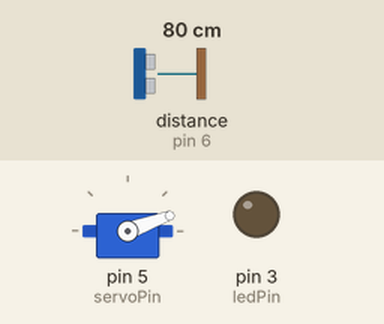
A sketch run on a simulated Arduino Uno, built with avr-gcc and run on an emulated ATmega328P. On the bench: servo, output pins drawn as LEDs (lit = HIGH). Wiring (inferred from the names in the program): ultrasonic range finder: trigger pin 7; echo pin 6. The inputs (shaded band) are chosen by the test bench; at power-on: distance to the obstacle (sensor on pin 6) 80 cm. The echo pulse lasts 58.3 µs per cm; storage starts empty; the audio player accepts every command and is not drawn; pins used as bus, display or sensor lines are not drawn.

Above: at 1.2 s.
1.3 s: distance to the obstacle (sensor on pin 6) set to 12 cm
2.8 s: distance to the obstacle (sensor on pin 6) set to 9 cm
At 4.0 s:
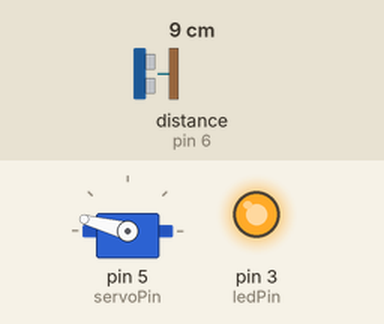
7.3 s: distance to the obstacle (sensor on pin 6) set to 2 cm
Timing chart, 0 to 11.3 s (numbered marks = the images above; inputs shaded):
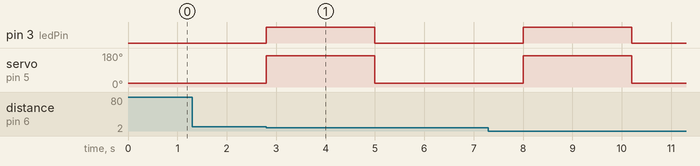

The sketch:

scream.ino
```cpp
#include <ServoTimer2.h>

#include <SD.h>                      // need to include the SD library
#define SD_ChipSelectPin 4  //using digital pin 4 on arduino nano 328, can use other pins
#include <TMRpcm.h>           //  also need to include this library...
#include <SPI.h>

int ledPin = 3;
int lastButtonState = HIGH;
const int trigPin = 7;
const int echoPin = 6;
const int servoPin = 5;

ServoTimer2 servo;
int angle = 0;

long duration;
int distance;

TMRpcm tmrpcm;   // create an object for use in this sketch

void setup(){

  pinMode(trigPin, OUTPUT); // Sets the trigPin as an Output
  pinMode(echoPin, INPUT); // Sets the echoPin as an Input
  servo.attach(servoPin);

  tmrpcm.speakerPin = 9; //5,6,11 or 46 on Mega, 9 on Uno, Nano, etc

  Serial.begin(9600);
  if (!SD.begin(SD_ChipSelectPin)) {  // see if the card is present and can be initializzd:
    Serial.println("SD fail");
    return;   // don't do anything more if not
  }

  servo.write(750);
  pinMode(ledPin, OUTPUT);
}


void scream() {
  tmrpcm.setVolume(6);
  digitalWrite(ledPin, HIGH);
  servo.write(2250);
  delay(200);
  tmrpcm.play("scream.wav");
  delay(2000);
  digitalWrite(ledPin, LOW);
  servo.write(750);
   delay(3000);
}


void loop(){
  // Clears the trigPin
  digitalWrite(trigPin, LOW);
  delayMicroseconds(2);
  // Sets the trigPin on HIGH state for 10 micro seconds
  digitalWrite(trigPin, HIGH);
  delayMicroseconds(10);
  digitalWrite(trigPin, LOW);
  // Reads the echoPin, returns the sound wave travel time in microseconds
  duration = pulseIn(echoPin, HIGH);
  // Calculating the distance
  distance= duration / 29 /2;
  // Prints the distance on the Serial Monitor
  //Serial.println(distance);
  if (distance<10) {
    scream();
  }

}
```

Measured:
- the behaviour switches between 11 and 10 cm on distance to the obstacle (sensor on pin 6) (found by bisection; images 0 and 1)
- after the input at 1.3 s, every drawn part: stays the same
- after the input at 2.8 s, pin 3 (ledPin): LOW → HIGH at once, → LOW 2.2 s later; servo on pin 5 (servoPin): 20° → 165° at once, → 20° 2.2 s later
